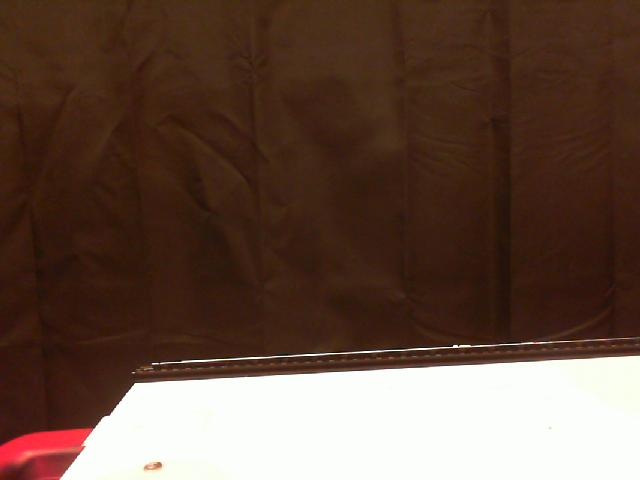
%> input picture labs/sense2/usb-camera/background.jpg, 640 x 480 px
$ octave simpleSegmentation.m   (GNU Octave 9; MATLAB toolbox functions it lacks are replaced by stand-ins)
%> lines starting %> are read from the running program, lines starting %| are printed output that depends on the picture; in (x1, y1, x2, y2) boxes, pixels count from 0 and x2, y2 are one past the last pixel; in counts of white or black regions, pixels touching at a corner belong together; the program's own positions count from 1
%% Read in image
img1 = imread('background.jpg');
%> img1 is the input picture: size 480x640x3 uint8; mean R, G, B 100.7, 76.9, 64.6
img2 = imread('foreground.jpg');
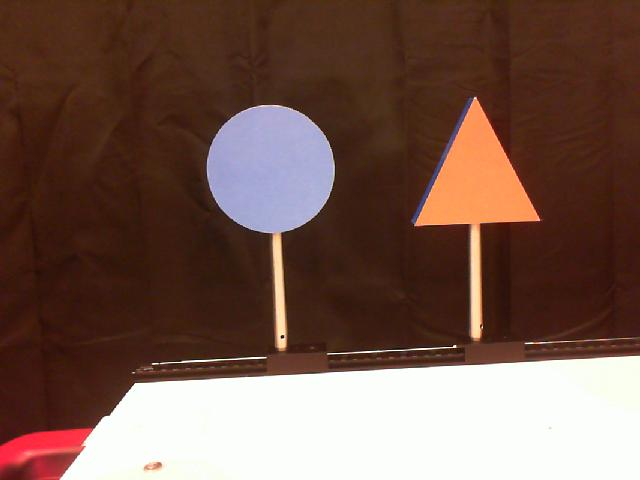
%> input picture labs/sense2/usb-camera/foreground.jpg, 640 x 480 px
%> img2 is the input picture: size 480x640x3 uint8; mean R, G, B 115.9, 87.6, 76.9

%% Convert Images to Black and White
img1BW = rgb2gray(img1);
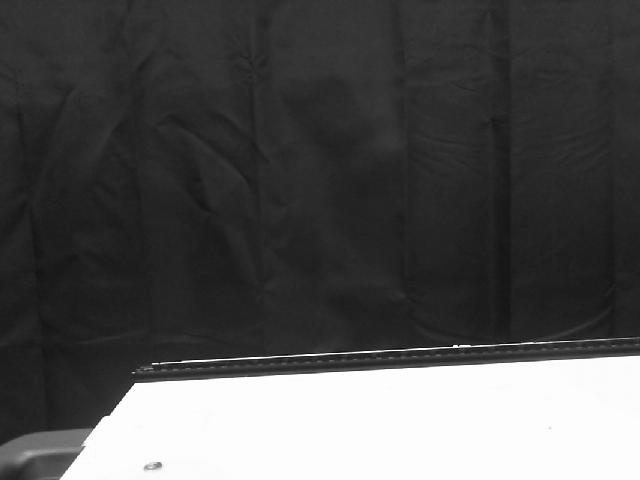
%> img1BW: size 480x640 uint8; min 5, max 255, mean 82.6
img2BW = rgb2gray(img2);
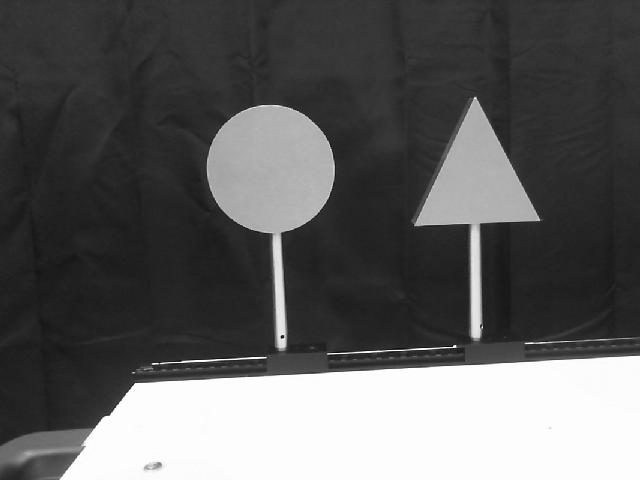
%> img2BW: size 480x640 uint8; min 4, max 255, mean 94.8

%% Subtract Images
imgDiff = abs(img2BW - img1BW);
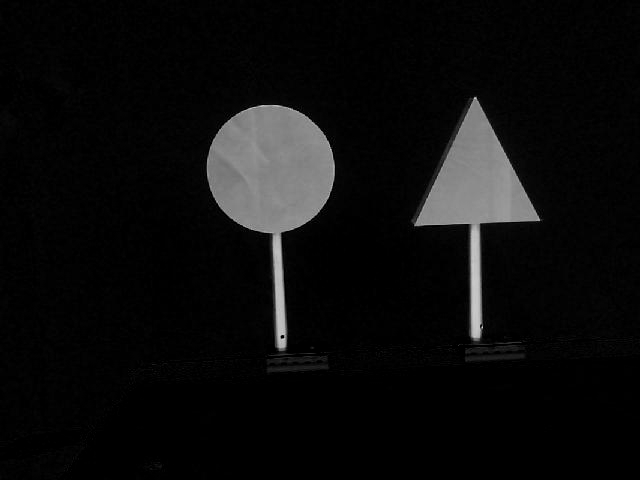
%> imgDiff: size 480x640 uint8; min 0, max 205, mean 12.5
% figure
% imshow(imgDiff)

%% Find Maximium Location of Difference
maxDiff = max(max(imgDiff));
%> maxDiff = 205
[iRow,iCol] = find(imgDiff == maxDiff);
%> iRow = 328; iCol = 483
[m,n] = size(imgDiff);
%> m = 480; n = 640
% imshow(imgDiff)
% hold on
% plot(iCol,iRow,'r*')

%% Use imtool to Determine Threshold and Length
% imtool(imgDiff)

%% Threshhold Image
imgThresh = imgDiff > 60;
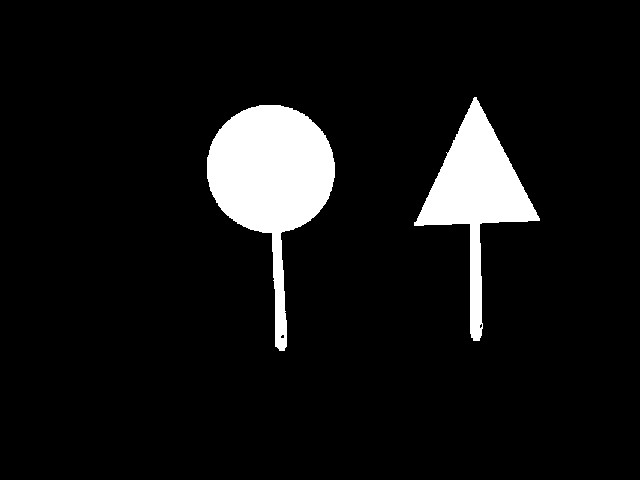
%> imgThresh: size 480x640 logical; 7.7% white; 2 white regions, box (x1, y1, x2, y2) and area: (207, 105, 335, 351) 14147, (414, 97, 540, 341) 9484
% [5 lines of commented-out code are left out]

%% Fill in Regions
imgFilled = bwareaopen(imgThresh, 15);
% figure
% imshow(imgFilled)

%% Overlay Onto Original Image
imgBoth = imoverlay(img2, imgFilled, [1 0 0]);
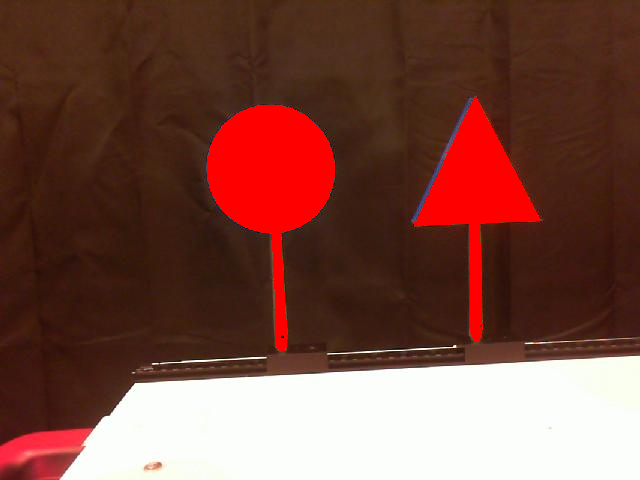
%> imgBoth: size 480x640x3 uint8; 7.69% of pixels changed, all inside (x1, y1, x2, y2) = (207, 97, 540, 351)
% figure
% imshow(imgBoth)
highlighted_img = imgBoth;
